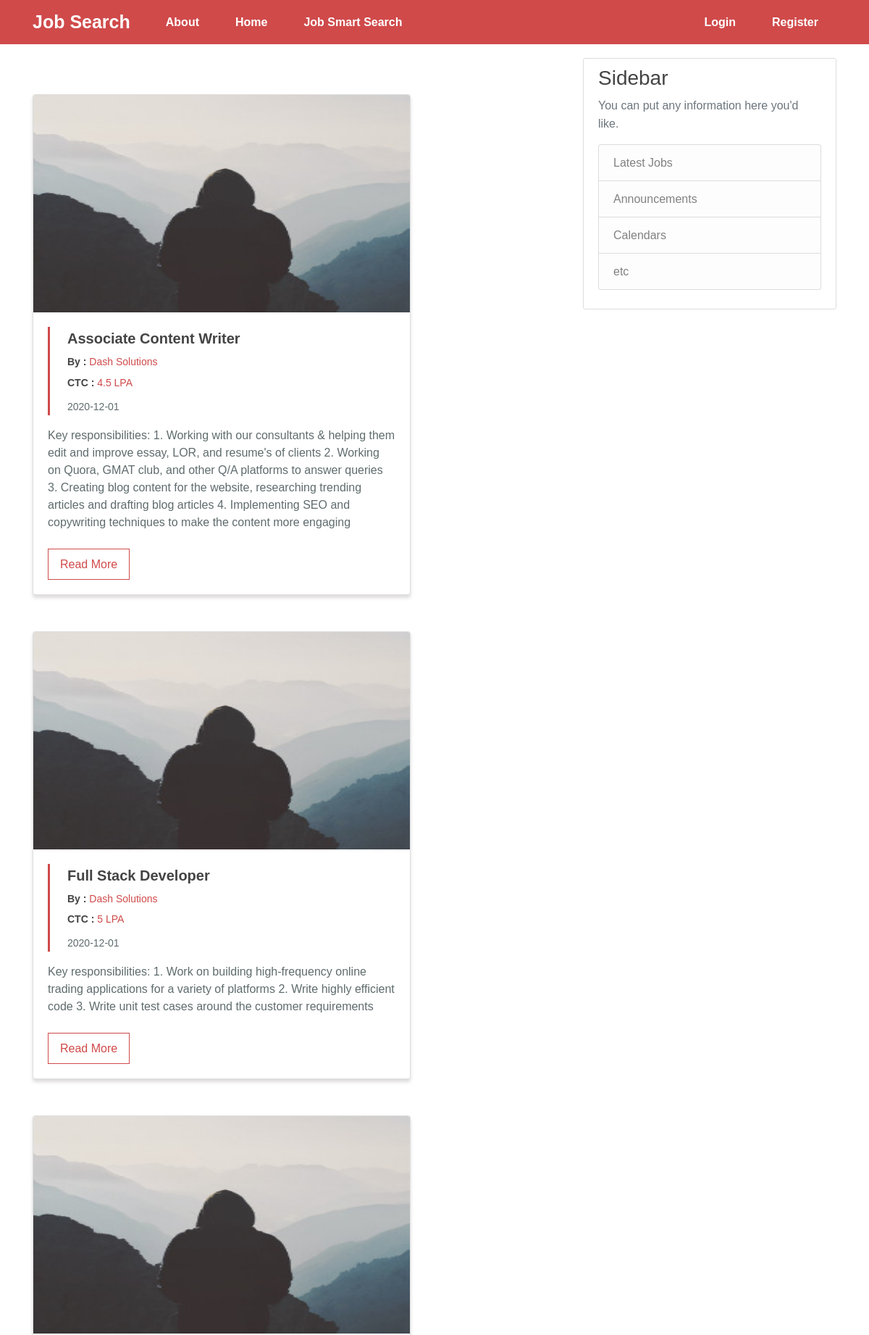
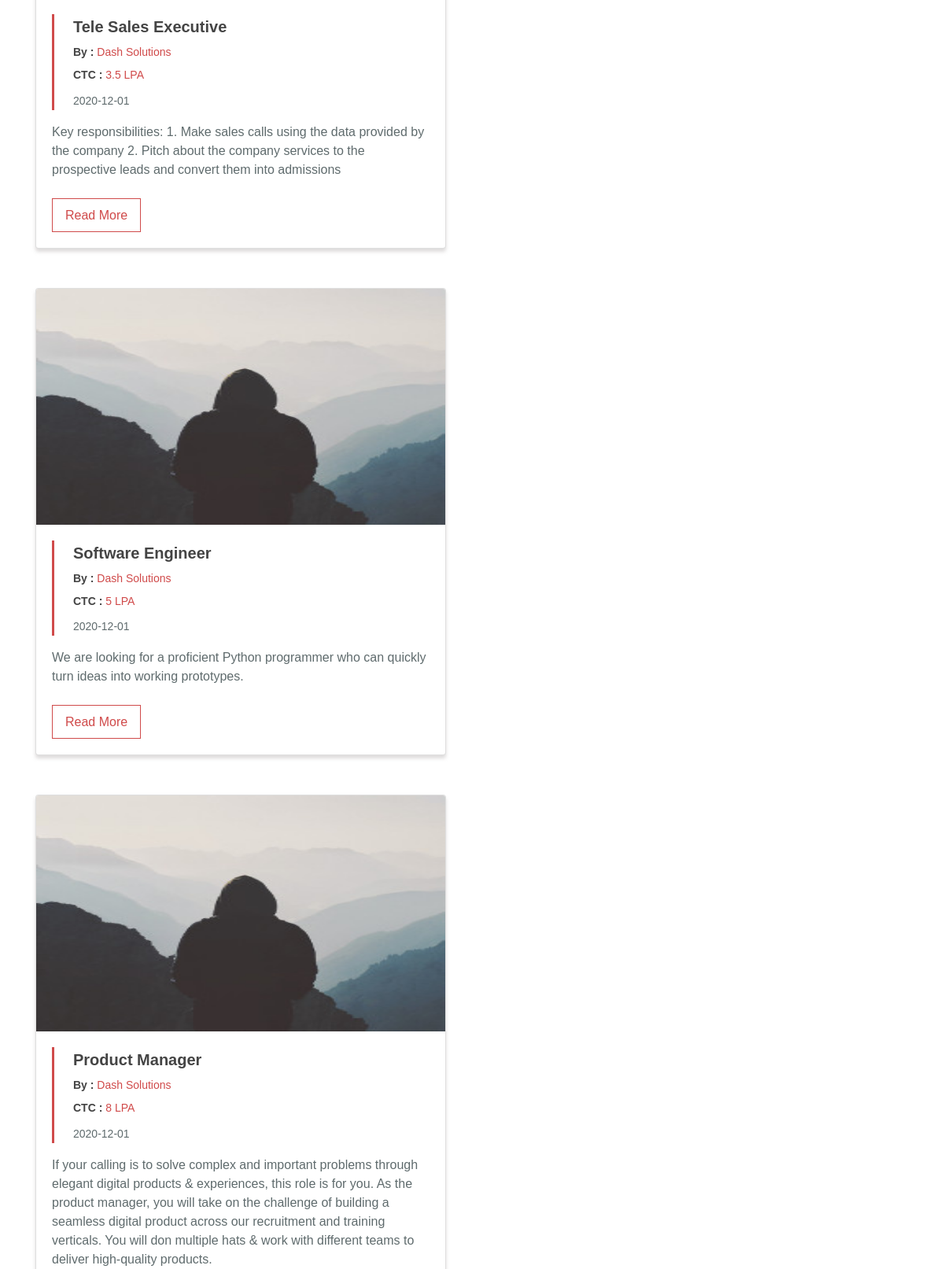
The page /home (upper part) on the database its author committed (2 pictures, top to bottom).
### flaskblog/models.py (models this page shows, shortened)
class Post(db.Model):
    id = db.Column(db.Integer, primary_key=True)
    title = db.Column(db.String(100), nullable=False)
    ctc = db.Column(db.String(100), nullable=False)
    date_posted = db.Column(db.DateTime, nullable=False, default=datetime.utcnow)
    description = db.Column(db.Text, nullable=False)
    user_id = db.Column(db.Integer, db.ForeignKey('user.id'), nullable=False)
    def __repr__(self):
        return f"Post('{self.title}', '{self.date_posted}')"

class User(db.Model, UserMixin):
    id = db.Column(db.Integer, primary_key=True)
    username = db.Column(db.String(20), unique=True, nullable=False)
    email = db.Column(db.String(120), unique=True, nullable=False)
    image_file = db.Column(db.String(20), nullable=False, default='default.jpg')
    password = db.Column(db.String(60), nullable=False)
    posts = db.relationship('Post', backref='author', lazy=True)

### flaskblog/routes.py (the view)
@app.route("/")
@app.route("/home")
def home():
    posts = Post.query.all()
    print(posts)
    return render_template('home.html', posts=posts)

### flaskblog/templates/home.html
{% extends "layout.html" %}
{% block content %}
    {% for post in posts %}
        <div class="card" style="width:522px">
          <img class="card-img-top"  src="{{ url_for('static', filename='profile_pics/' + post.author.image_file) }}" alt="Card image" style="width:100%; height: 300px;">
          <div class="card-body">
            <div class="bl-red">
              <h4 class="bolder font-20 font-sm-18 pl-4 pt-1">
                {{ post.title }}
              </h4>
              <h6 class="font-14 pl-4 pt-1">
                <span class="bolder ">By : </span>
                <span class="color-red">{{ post.author.username }}</span>
              </h6>
              <h6 class="font-14 pl-4 pt-1">
                <span class="bolder ">CTC : </span>
                <span class="color-red">{{ post.ctc }} LPA</span>
              </h6>
              <h6 class="font-14 pl-4 pt-1 color-black3">{{ post.date_posted.strftime('%Y-%m-%d') }}</h6>
            </div>
            <h6 class="color-black3 pt-2 font-sm-14">
              {{ post.description }}
            </h6>
            <a href="{{ url_for('post', post_id=post.id) }}">
              <button class="btn1 font-sm-14 mt-3 px-md-3 p-2">Read More</button>
            </a>
          </div>
        </div>
    {% endfor %}
{% endblock content %}

### flaskblog/static/main.css (style rules this page uses)
body { background: white; color: #333333; margin-top: 5rem; }
h1, h2, h3, h4, h5, h6 { color: #444444; }

### flaskblog/static/style.css (style rules this page uses)
body { font-family: "Montserrat", sans-serif; line-height: 25px; }
.font-14 { font-size: 14px; }
.font-20 { font-size: 20px; }
.color-red { color: #d04a4a; }
.color-black3 { color: #5f6b6d; line-height: 24px; }
.btn1 { background: transparent; padding: 10px; border: 1px #d04a4a solid; color: #d04a4a; }
.bl-red { border-left: #d04a4a 3px solid; }
.bolder { font-weight: 600; }
.card { box-shadow: 0px 4px 4px rgba(190, 186, 186, 0.5); margin-top: 50px; }

### rows shown on the page
Post: image_file (placeholder picture), title "Associate Content Writer", author.username "Dash Solutions", ctc "4.5", date_posted "2020-12-01", description "Key responsibilities: 1. Working with our consultants & helping them edit and improve essay, LOR, and resume's of clients 2. Working on Quora, GMAT club, and other Q/A platforms to answer queries 3. Creating blog content for the website, researching trending articles and drafting blog articles 4. Implementing SEO and copywriting techniques to make the content more engaging"
Post: image_file (placeholder picture), title "Full Stack Developer", author.username "Dash Solutions", ctc "5", date_posted "2020-12-01", description "Key responsibilities: 1. Work on building high-frequency online trading applications for a variety of platforms 2. Write highly efficient code 3. Write unit test cases around the customer requirements"
Post: image_file (placeholder picture), title "Tele Sales Executive", author.username "Dash Solutions", ctc "3.5", date_posted "2020-12-01", description "Key responsibilities: 1. Make sales calls using the data provided by the company 2. Pitch about the company services to the prospective leads and convert them into admissions"
Post: image_file (placeholder picture), title "Software Engineer", author.username "Dash Solutions", ctc "5", date_posted "2020-12-01", description "We are looking for a proficient Python programmer who can quickly turn ideas into working prototypes."
Post: image_file (placeholder picture), title "Product Manager", author.username "Dash Solutions", ctc "8", date_posted "2020-12-01", description "If your calling is to solve complex and important problems through elegant digital products & experiences, this role is for you. As the product manager, you will take on the challenge of building a seamless digital product across our recruitment and training verticals. You will don multiple hats & work with different teams to deliver high-quality products."
